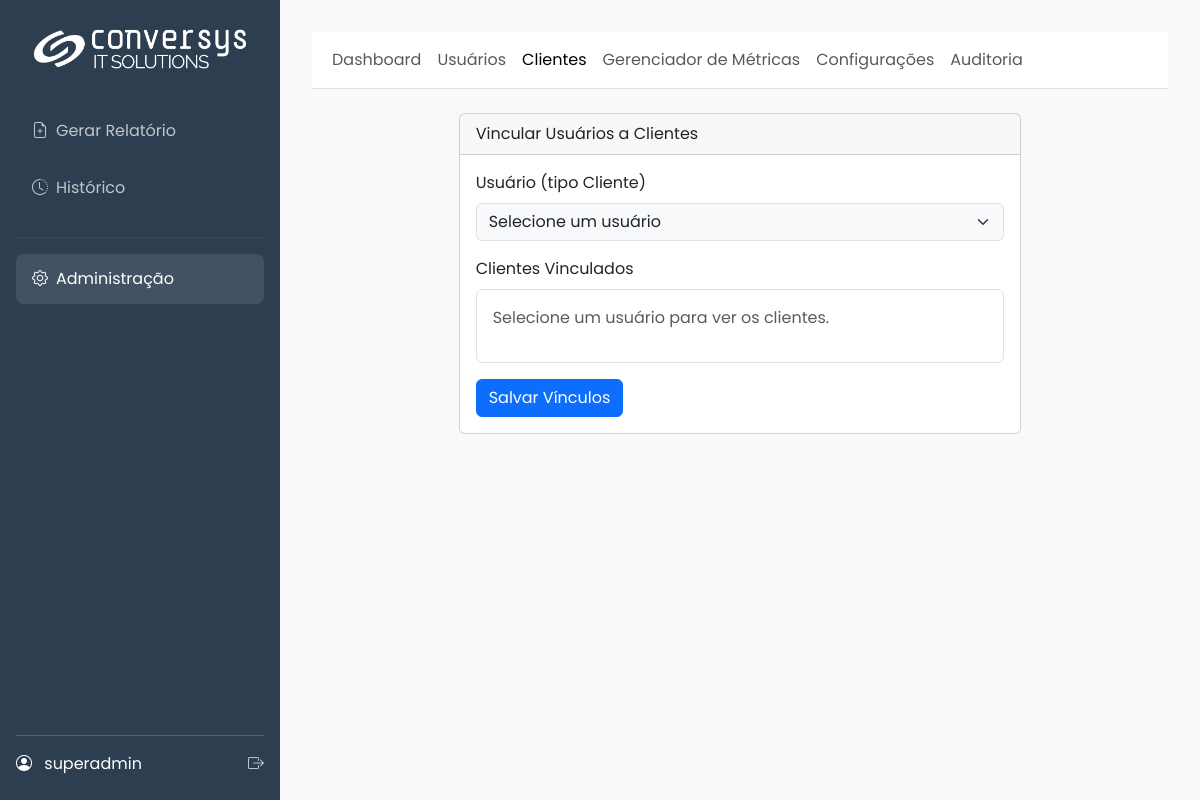
Page /admin/user/1/vincular_cliente (signed in) on the committed database.
### app/models.py (models this page shows, shortened)
class SystemConfig(db.Model):
    id = db.Column(db.Integer, primary_key=True)
    company_name = db.Column(db.String(100), default="Conversys IT Solutions")
    footer_text = db.Column(db.String(255), default=f"Conversys IT Solutions Copyright {dt.datetime.now().year} – Todos os direitos Reservados | Política de privacidade")
    primary_color = db.Column(db.String(7), default="#2c3e50")
    secondary_color = db.Column(db.String(7), default="#3498db")
    logo_dark_bg_path = db.Column(db.String(255), nullable=True)
    logo_light_bg_path = db.Column(db.String(255), nullable=True)
    login_background_path = db.Column(db.String(255), nullable=True)
    default_cover_path = db.Column(db.String(255), nullable=True)
    color_scheme = db.Column(db.String(10), default="light")
    color_bg_main = db.Column(db.String(7), default="#f8f9fa")
    color_bg_card = db.Column(db.String(7), default="#ffffff")
    color_text_light = db.Column(db.String(7), default="#212529")
    color_border = db.Column(db.String(7), default="#dee2e6")
    login_media_path = db.Column(db.String(255), nullable=True)
    report_cover_path = db.Column(db.String(255), nullable=True)
    report_final_page_path = db.Column(db.String(255), nullable=True)

class User(UserMixin, db.Model):
    id = db.Column(db.Integer, primary_key=True)
    username = db.Column(db.String(64), index=True, unique=True)
    email = db.Column(db.String(120), index=True, unique=True)
    password_hash = db.Column(db.String(256))
    role_id = db.Column(db.Integer, db.ForeignKey('role.id'))
    reports = db.relationship('Report', backref='user', lazy='dynamic')
    clients = db.relationship('Client', secondary=user_client_association, back_populates='users')
    def has_role(self, role_name):
        return self.role.name == role_name

### app/admin/routes.py (the view, shortened to what this page needs)
@admin.route('/user/<int:user_id>/vincular_cliente', methods=['GET', 'POST'])
@admin_required
def vincular_cliente_usuario(user_id):
    rid = _ensure_request_id()
    user = User.query.get_or_404(user_id)
    clients = Client.query.all()
    user_clients = [client.id for client in user.clients]
    return render_template('admin/vincular.html', user=user, clients=clients, user_clients=user_clients)

### app/__init__.py (called while the page is built)
@login_manager.user_loader
def load_user(user_id):
    from .models import User
    return db.session.get(User, int(user_id))

def _ensure_request_id():
    rid = getattr(g, "request_id", None)
    if not rid:
        rid = uuid.uuid4().hex
        g.request_id = rid
    return rid

### app/admin/routes.py (called while the page is built)
def _ensure_request_id():
    if not getattr(g, "request_id", None):
        g.request_id = uuid.uuid4().hex
    return g.request_id

### app/main/routes.py (called while the page is built)
@main.before_app_request
def before_request_func():
    g.sys_config = SystemConfig.query.first()

### app/utils.py (called while the page is built)
def admin_required(f):
    @wraps(f)
    @login_required
    def decorated_function(*args, **kwargs):
        if not (current_user.has_role('admin') or current_user.has_role('super_admin')):
            flash('Acesso negado. Você não tem permissão para acessar esta área.', 'danger')
            return redirect(url_for('main.gerar_form'))
        return f(*args, **kwargs)
    return decorated_function

### app/templates/admin/vincular.html (shortened to what this page needs)
{% extends 'admin/base.html' %}
{% block admin_content %}
<div class="row justify-content-center">
  <div class="col-lg-8">
    <div class="card">
      <div class="card-header">Vincular Usuários a Clientes</div>
      <div class="card-body">
        <form method="POST">
          <div class="mb-3">
            <label for="user_id" class="form-label">Usuário (tipo Cliente)</label>
            <select class="form-select" name="user_id" id="user_id" required>
              <option value="">Selecione um usuário</option>
            </select>
          </div>
          <div class="mb-3">
            <label class="form-label">Clientes Vinculados</label>
            <div id="client-checkboxes" class="border p-3 rounded" style="max-height: 200px; overflow-y: auto;">
              <p class="text-muted">Selecione um usuário para ver os clientes.</p>
            </div>
          </div>
          <button type="submit" class="btn btn-primary">Salvar Vínculos</button>
        </form>
      </div>
    </div>
  </div>
</div>
{% endblock %}

### app/templates/base.html (shortened to what this page needs)
<!DOCTYPE html>
<html lang="pt-br" data-bs-theme="{{ g.sys_config.color_scheme | default('dark') }}">
<head>
    <link href="https://cdn.jsdelivr.net/npm/bootstrap@5.3.3/dist/css/bootstrap.min.css" rel="stylesheet">
    <link rel="stylesheet" href="https://cdn.jsdelivr.net/npm/bootstrap-icons@1.11.3/font/bootstrap-icons.min.css">
</head>
<body>
    <div class="d-flex">
        <div class="sidebar">
            <a href="{{ url_for('main.index') }}" class="logo">
                {% if g.sys_config.logo_dark_bg_path %}
                    <img src="{{ url_for('main.uploaded_file', filename=g.sys_config.logo_dark_bg_path) }}" alt="Logo">
                {% else %}
                    <span>{{ g.sys_config.company_name }}</span>
                {% endif %}
            </a>
            <ul class="nav flex-column">
                <li><a href="{{ url_for('main.gerar_form') }}" class="nav-link {% if request.endpoint == 'main.gerar_form' %}active{% endif %}"><i class="bi bi-file-earmark-plus me-2"></i>Gerar Relatório</a></li>
                <li><a href="{{ url_for('main.history') }}" class="nav-link {% if request.endpoint == 'main.history' %}active{% endif %}"><i class="bi bi-clock-history me-2"></i>Histórico</a></li>
                {% if current_user.has_role('admin') or current_user.has_role('super_admin') %}
                <hr style="border-color: rgba(255,255,255,0.2);">
                <li><a href="{{ url_for('admin.dashboard') }}" class="nav-link {% if 'admin.' in request.endpoint %}active{% endif %}"><i class="bi bi-gear me-2"></i>Administração</a></li>
                {% endif %}
            </ul>
            <div class="user-info">
                <div class="d-flex justify-content-between align-items-center">
                    <div>
                        <i class="bi bi-person-circle me-2"></i>
                        <span>{{ current_user.username }}</span>
                    </div>
                    <a href="{{ url_for('auth.logout') }}" title="Sair"><i class="bi bi-box-arrow-right"></i></a>
                </div>
            </div>
        </div>
        <div class="main-content flex-grow-1">
            {% block content %}{% endblock %}
        </div>
    </div>
</body>
</html>

### rows in the picture
SystemConfig: logo_dark_bg_path (picture)
User: username "superadmin"
